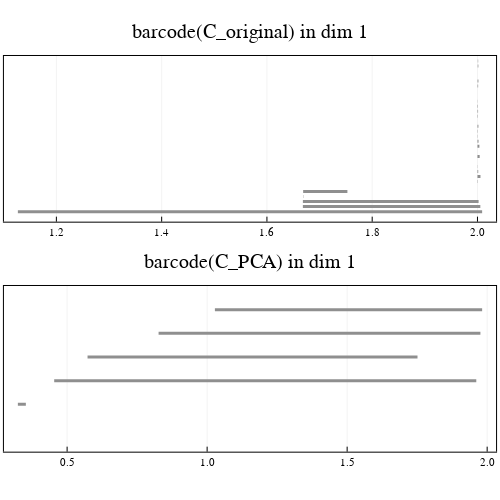

Notebook code cell kept with this figure:
### Markdown cell above
## 2(b) Observe the two VR barcodes

### Code cell
# run Eirene
C_original = eirene(D_original)
C_pca = eirene(D_pca);

# specify dimension of interest
dim = 1

# compute barcodes
barcode_orig = barcode(C_original, dim = dim)
barcode_pca = barcode(C_pca, dim = dim)

# plot two barcodes
p1 = plot_barcode(barcode_orig, title = "barcode(C_original) in dim 1", lw = 3)
p2 = plot_barcode(barcode_pca, title = "barcode(C_PCA) in dim 1", lw = 3)
plot(p1, p2, layout = grid(2,1), size = (500, 500))

### Figure 1 — Plotly figure (JSON) as saved in the notebook; plotly's stock layout.template omitted (floating-point values rounded to 4 significant figures)
{"data": [{"colorbar": {"title": ""}, "hoverinfo": "text", "legendgroup": "y1", "line": {"color": "rgba(143, 143, 143, 1.000)", "dash": "solid", "shape": "linear", "width": 3}, "mode": "lines", "name": "y1", "showlegend": true, "text": ["class 31", "class 31"], "type": "scatter", "x": [1.127, 2.009], "xaxis": "x1", "y": [1, 1], "yaxis": "y1", "zmax": null, "zmin": null}, {"colorbar": {"title": ""}, "hoverinfo": "text", "legendgroup": "y2", "line": {"color": "rgba(143, 143, 143, 1.000)", "dash": "solid", "shape": "linear", "width": 3}, "mode": "lines", "name": "y2", "showlegend": true, "text": ["class 29", "class 29"], "type": "scatter", "x": [1.668, 2.005], "xaxis": "x1", "y": [2, 2], "yaxis": "y1", "zmax": null, "zmin": null}, {"colorbar": {"title": ""}, "hoverinfo": "text", "legendgroup": "y3", "line": {"color": "rgba(143, 143, 143, 1.000)", "dash": "solid", "shape": "linear", "width": 3}, "mode": "lines", "name": "y3", "showlegend": true, "text": ["class 26", "class 26"], "type": "scatter", "x": [1.668, 2.002], "xaxis": "x1", "y": [3, 3], "yaxis": "y1", "zmax": null, "zmin": null}, {"colorbar": {"title": ""}, "hoverinfo": "text", "legendgroup": "y4", "line": {"color": "rgba(143, 143, 143, 1.000)", "dash": "solid", "shape": "linear", "width": 3}, "mode": "lines", "name": "y4", "showlegend": true, "text": ["class 2", "class 2"], "type": "scatter", "x": [1.669, 1.669], "xaxis": "x1", "y": [4, 4], "yaxis": "y1", "zmax": null, "zmin": null}, {"colorbar": {"title": ""}, "hoverinfo": "text", "legendgroup": "y5", "line": {"color": "rgba(143, 143, 143, 1.000)", "dash": "solid", "shape": "linear", "width": 3}, "mode": "lines", "name": "y5", "showlegend": true, "text": ["class 3", "class 3"], "type": "scatter", "x": [1.669, 1.753], "xaxis": "x1", "y": [5, 5], "yaxis": "y1", "zmax": null, "zmin": null}, {"colorbar": {"title": ""}, "hoverinfo": "text", "legendgroup": "y6", "line": {"color": "rgba(143, 143, 143, 1.000)", "dash": "solid", "shape": "linear", "width": 3}, "mode": "lines", "name": "y6", "showlegend": true, "text": ["class 4", "class 4"], "type": "scatter", "x": [2.0, 2.0], "xaxis": "x1", "y": [6, 6], "yaxis": "y1", "zmax": null, "zmin": null}, {"colorbar": {"title": ""}, "hoverinfo": "text", "legendgroup": "y7", "line": {"color": "rgba(143, 143, 143, 1.000)", "dash": "solid", "shape": "linear", "width": 3}, "mode": "lines", "name": "y7", "showlegend": true, "text": ["class 21", "class 21"], "type": "scatter", "x": [2.0, 2.001], "xaxis": "x1", "y": [7, 7], "yaxis": "y1", "zmax": null, "zmin": null}, {"colorbar": {"title": ""}, "hoverinfo": "text", "legendgroup": "y8", "line": {"color": "rgba(143, 143, 143, 1.000)", "dash": "solid", "shape": "linear", "width": 3}, "mode": "lines", "name": "y8", "showlegend": true, "text": ["class 30", "class 30"], "type": "scatter", "x": [2.0, 2.006], "xaxis": "x1", "y": [8, 8], "yaxis": "y1", "zmax": null, "zmin": null}, {"colorbar": {"title": ""}, "hoverinfo": "text", "legendgroup": "y9", "line": {"color": "rgba(143, 143, 143, 1.000)", "dash": "solid", "shape": "linear", "width": 3}, "mode": "lines", "name": "y9", "showlegend": true, "text": ["class 22", "class 22"], "type": "scatter", "x": [2.0, 2.001], "xaxis": "x1", "y": [9, 9], "yaxis": "y1", "zmax": null, "zmin": null}, {"colorbar": {"title": ""}, "hoverinfo": "text", "legendgroup": "y10", "line": {"color": "rgba(143, 143, 143, 1.000)", "dash": "solid", "shape": "linear", "width": 3}, "mode": "lines", "name": "y10", "showlegend": true, "text": ["class 5", "class 5"], "type": "scatter", "x": [2.0, 2.0], "xaxis": "x1", "y": [10, 10], "yaxis": "y1", "zmax": null, "zmin": null}, {"colorbar": {"title": ""}, "hoverinfo": "text", "legendgroup": "y11", "line": {"color": "rgba(143, 143, 143, 1.000)", "dash": "solid", "shape": "linear", "width": 3}, "mode": "lines", "name": "y11", "showlegend": true, "text": ["class 6", "class 6"], "type": "scatter", "x": [2.0, 2.0], "xaxis": "x1", "y": [11, 11], "yaxis": "y1", "zmax": null, "zmin": null}, {"colorbar": {"title": ""}, "hoverinfo": "text", "legendgroup": "y12", "line": {"color": "rgba(143, 143, 143, 1.000)", "dash": "solid", "shape": "linear", "width": 3}, "mode": "lines", "name": "y12", "showlegend": true, "text": ["class 27", "class 27"], "type": "scatter", "x": [2.0, 2.004], "xaxis": "x1", "y": [12, 12], "yaxis": "y1", "zmax": null, "zmin": null}, {"colorbar": {"title": ""}, "hoverinfo": "text", "legendgroup": "y13", "line": {"color": "rgba(143, 143, 143, 1.000)", "dash": "solid", "shape": "linear", "width": 3}, "mode": "lines", "name": "y13", "showlegend": true, "text": ["class 7", "class 7"], "type": "scatter", "x": [2.0, 2.0], "xaxis": "x1", "y": [13, 13], "yaxis": "y1", "zmax": null, "zmin": null}, {"colorbar": {"title": ""}, "hoverinfo": "text", "legendgroup": "y14", "line": {"color": "rgba(143, 143, 143, 1.000)", "dash": "solid", "shape": "linear", "width": 3}, "mode": "lines", "name": "y14", "showlegend": true, "text": ["class 28", "class 28"], "type": "scatter", "x": [2.0, 2.004], "xaxis": "x1", "y": [14, 14], "yaxis": "y1", "zmax": null, "zmin": null}, {"colorbar": {"title": ""}, "hoverinfo": "text", "legendgroup": "y15", "line": {"color": "rgba(143, 143, 143, 1.000)", "dash": "solid", "shape": "linear", "width": 3}, "mode": "lines", "name": "y15", "showlegend": true, "text": ["class 23", "class 23"], "type": "scatter", "x": [2.0, 2.002], "xaxis": "x1", "y": [15, 15], "yaxis": "y1", "zmax": null, "zmin": null}, {"colorbar": {"title": ""}, "hoverinfo": "text", "legendgroup": "y16", "line": {"color": "rgba(143, 143, 143, 1.000)", "dash": "solid", "shape": "linear", "width": 3}, "mode": "lines", "name": "y16", "showlegend": true, "text": ["class 8", "class 8"], "type": "scatter", "x": [2.0, 2.0], "xaxis": "x1", "y": [16, 16], "yaxis": "y1", "zmax": null, "zmin": null}, {"colorbar": {"title": ""}, "hoverinfo": "text", "legendgroup": "y17", "line": {"color": "rgba(143, 143, 143, 1.000)", "dash": "solid", "shape": "linear", "width": 3}, "mode": "lines", "name": "y17", "showlegend": true, "text": ["class 9", "class 9"], "type": "scatter", "x": [2.0, 2.001], "xaxis": "x1", "y": [17, 17], "yaxis": "y1", "zmax": null, "zmin": null}, {"colorbar": {"title": ""}, "hoverinfo": "text", "legendgroup": "y18", "line": {"color": "rgba(143, 143, 143, 1.000)", "dash": "solid", "shape": "linear", "width": 3}, "mode": "lines", "name": "y18", "showlegend": true, "text": ["class 24", "class 24"], "type": "scatter", "x": [2.0, 2.002], "xaxis": "x1", "y": [18, 18], "yaxis": "y1", "zmax": null, "zmin": null}, {"colorbar": {"title": ""}, "hoverinfo": "text", "legendgroup": "y19", "line": {"color": "rgba(143, 143, 143, 1.000)", "dash": "solid", "shape": "linear", "width": 3}, "mode": "lines", "name": "y19", "showlegend": true, "text": ["class 10", "class 10"], "type": "scatter", "x": [2.0, 2.0], "xaxis": "x1", "y": [19, 19], "yaxis": "y1", "zmax": null, "zmin": null}, {"colorbar": {"title": ""}, "hoverinfo": "text", "legendgroup": "y20", "line": {"color": "rgba(143, 143, 143, 1.000)", "dash": "solid", "shape": "linear", "width": 3}, "mode": "lines", "name": "y20", "showlegend": true, "text": ["class 11", "class 11"], "type": "scatter", "x": [2.0, 2.001], "xaxis": "x1", "y": [20, 20], "yaxis": "y1", "zmax": null, "zmin": null}, {"colorbar": {"title": ""}, "hoverinfo": "text", "legendgroup": "y21", "line": {"color": "rgba(143, 143, 143, 1.000)", "dash": "solid", "shape": "linear", "width": 3}, "mode": "lines", "name": "y21", "showlegend": true, "text": ["class 12", "class 12"], "type": "scatter", "x": [2.0, 2.001], "xaxis": "x1", "y": [21, 21], "yaxis": "y1", "zmax": null, "zmin": null}, {"colorbar": {"title": ""}, "hoverinfo": "text", "legendgroup": "y22", "line": {"color": "rgba(143, 143, 143, 1.000)", "dash": "solid", "shape": "linear", "width": 3}, "mode": "lines", "name": "y22", "showlegend": true, "text": ["class 13", "class 13"], "type": "scatter", "x": [2.0, 2.001], "xaxis": "x1", "y": [22, 22], "yaxis": "y1", "zmax": null, "zmin": null}, {"colorbar": {"title": ""}, "hoverinfo": "text", "legendgroup": "y23", "line": {"color": "rgba(143, 143, 143, 1.000)", "dash": "solid", "shape": "linear", "width": 3}, "mode": "lines", "name": "y23", "showlegend": true, "text": ["class 1", "class 1"], "type": "scatter", "x": [2.0, 2.0], "xaxis": "x1", "y": [23, 23], "yaxis": "y1", "zmax": null, "zmin": null}, {"colorbar": {"title": ""}, "hoverinfo": "text", "legendgroup": "y24", "line": {"color": "rgba(143, 143, 143, 1.000)", "dash": "solid", "shape": "linear", "width": 3}, "mode": "lines", "name": "y24", "showlegend": true, "text": ["class 14", "class 14"], "type": "scatter", "x": [2.0, 2.0], "xaxis": "x1", "y": [24, 24], "yaxis": "y1", "zmax": null, "zmin": null}, {"colorbar": {"title": ""}, "hoverinfo": "text", "legendgroup": "y25", "line": {"color": "rgba(143, 143, 143, 1.000)", "dash": "solid", "shape": "linear", "width": 3}, "mode": "lines", "name": "y25", "showlegend": true, "text": ["class 15", "class 15"], "type": "scatter", "x": [2.0, 2.0], "xaxis": "x1", "y": [25, 25], "yaxis": "y1", "zmax": null, "zmin": null}, {"colorbar": {"title": ""}, "hoverinfo": "text", "legendgroup": "y26", "line": {"color": "rgba(143, 143, 143, 1.000)", "dash": "solid", "shape": "linear", "width": 3}, "mode": "lines", "name": "y26", "showlegend": true, "text": ["class 16", "class 16"], "type": "scatter", "x": [2.0, 2.001], "xaxis": "x1", "y": [26, 26], "yaxis": "y1", "zmax": null, "zmin": null}, {"colorbar": {"title": ""}, "hoverinfo": "text", "legendgroup": "y27", "line": {"color": "rgba(143, 143, 143, 1.000)", "dash": "solid", "shape": "linear", "width": 3}, "mode": "lines", "name": "y27", "showlegend": true, "text": ["class 17", "class 17"], "type": "scatter", "x": [2.0, 2.002], "xaxis": "x1", "y": [27, 27], "yaxis": "y1", "zmax": null, "zmin": null}, {"colorbar": {"title": ""}, "hoverinfo": "text", "legendgroup": "y28", "line": {"color": "rgba(143, 143, 143, 1.000)", "dash": "solid", "shape": "linear", "width": 3}, "mode": "lines", "name": "y28", "showlegend": true, "text": ["class 18", "class 18"], "type": "scatter", "x": [2.0, 2.0], "xaxis": "x1", "y": [28, 28], "yaxis": "y1", "zmax": null, "zmin": null}, {"colorbar": {"title": ""}, "hoverinfo": "text", "legendgroup": "y29", "line": {"color": "rgba(143, 143, 143, 1.000)", "dash": "solid", "shape": "linear", "width": 3}, "mode": "lines", "name": "y29", "showlegend": true, "text": ["class 19", "class 19"], "type": "scatter", "x": [2.0, 2.001], "xaxis": "x1", "y": [29, 29], "yaxis": "y1", "zmax": null, "zmin": null}, {"colorbar": {"title": ""}, "hoverinfo": "text", "legendgroup": "y30", "line": {"color": "rgba(143, 143, 143, 1.000)", "dash": "solid", "shape": "linear", "width": 3}, "mode": "lines", "name": "y30", "showlegend": true, "text": ["class 25", "class 25"], "type": "scatter", "x": [2.0, 2.002], "xaxis": "x1", "y": [30, 30], "yaxis": "y1", "zmax": null, "zmin": null}, {"colorbar": {"title": ""}, "hoverinfo": "text", "legendgroup": "y31", "line": {"color": "rgba(143, 143, 143, 1.000)", "dash": "solid", "shape": "linear", "width": 3}, "mode": "lines", "name": "y31", "showlegend": true, "text": ["class 20", "class 20"], "type": "scatter", "x": [2.001, 2.001], "xaxis": "x1", "y": [31, 31], "yaxis": "y1", "zmax": null, "zmin": null}, {"colorbar": {"title": ""}, "hoverinfo": "text", "legendgroup": "y1", "line": {"color": "rgba(143, 143, 143, 1.000)", "dash": "solid", "shape": "linear", "width": 3}, "mode": "lines", "name": "y1", "showlegend": true, "text": ["class 1", "class 1"], "type": "scatter", "x": [0.3241, 0.3526], "xaxis": "x2", "y": [1, 1], "yaxis": "y2", "zmax": null, "zmin": null}, {"colorbar": {"title": ""}, "hoverinfo": "text", "legendgroup": "y2", "line": {"color": "rgba(143, 143, 143, 1.000)", "dash": "solid", "shape": "linear", "width": 3}, "mode": "lines", "name": "y2", "showlegend": true, "text": ["class 2", "class 2"], "type": "scatter", "x": [0.4539, 1.961], "xaxis": "x2", "y": [2, 2], "yaxis": "y2", "zmax": null, "zmin": null}, {"colorbar": {"title": ""}, "hoverinfo": "text", "legendgroup": "y3", "line": {"color": "rgba(143, 143, 143, 1.000)", "dash": "solid", "shape": "linear", "width": 3}, "mode": "lines", "name": "y3", "showlegend": true, "text": ["class 3", "class 3"], "type": "scatter", "x": [0.5729, 1.751], "xaxis": "x2", "y": [3, 3], "yaxis": "y2", "zmax": null, "zmin": null}, {"colorbar": {"title": ""}, "hoverinfo": "text", "legendgroup": "y4", "line": {"color": "rgba(143, 143, 143, 1.000)", "dash": "solid", "shape": "linear", "width": 3}, "mode": "lines", "name": "y4", "showlegend": true, "text": ["class 4", "class 4"], "type": "scatter", "x": [0.8266, 1.976], "xaxis": "x2", "y": [4, 4], "yaxis": "y2", "zmax": null, "zmin": null}, {"colorbar": {"title": ""}, "hoverinfo": "text", "legendgroup": "y5", "line": {"color": "rgba(143, 143, 143, 1.000)", "dash": "solid", "shape": "linear", "width": 3}, "mode": "lines", "name": "y5", "showlegend": true, "text": ["class 5", "class 5"], "type": "scatter", "x": [1.028, 1.982], "xaxis": "x2", "y": [5, 5], "yaxis": "y2", "zmax": null, "zmin": null}], "layout": {"annotations": [{"font": {"color": "rgba(0, 0, 0, 1.000)", "family": "sans-serif", "size": 20}, "rotation": 0, "showarrow": false, "text": "barcode(C_original) in dim 1", "x": 0.5, "xanchor": "center", "xref": "paper", "y": 1, "yanchor": "top", "yref": "paper"}, {"font": {"color": "rgba(0, 0, 0, 1.000)", "family": "sans-serif", "size": 20}, "rotation": 0, "showarrow": false, "text": "barcode(C_PCA) in dim 1", "x": 0.5, "xanchor": "center", "xref": "paper", "y": 0.5, "yanchor": "top", "yref": "paper"}], "height": 500, "margin": {"b": 20, "l": 0, "r": 0, "t": 20}, "paper_bgcolor": "rgba(255, 255, 255, 1.000)", "plot_bgcolor": "rgba(255, 255, 255, 1.000)", "showlegend": false, "width": 500, "xaxis1": {"anchor": "y1", "domain": [0.007874, 0.9921], "gridcolor": "rgba(0, 0, 0, 0.100)", "gridwidth": 0.5, "linecolor": "rgba(0, 0, 0, 1.000)", "mirror": true, "range": [1.1, 2.035], "showgrid": true, "showline": true, "showticklabels": true, "tickangle": 0, "tickcolor": "rgb(0, 0, 0)", "tickfont": {"color": "rgba(0, 0, 0, 1.000)", "family": "sans-serif", "size": 11}, "tickmode": "array", "ticks": "inside", "ticktext": ["1.2", "1.4", "1.6", "1.8", "2.0"], "tickvals": [1.2, 1.4, 1.6, 1.8, 2], "title": "", "titlefont": {"color": "rgba(0, 0, 0, 1.000)", "family": "sans-serif", "size": 15}, "type": "-", "visible": true, "zeroline": false, "zerolinecolor": "rgba(0, 0, 0, 1.000)"}, "xaxis2": {"anchor": "y2", "domain": [0.007874, 0.9921], "gridcolor": "rgba(0, 0, 0, 0.100)", "gridwidth": 0.5, "linecolor": "rgba(0, 0, 0, 1.000)", "mirror": true, "range": [0.2744, 2.032], "showgrid": true, "showline": true, "showticklabels": true, "tickangle": 0, "tickcolor": "rgb(0, 0, 0)", "tickfont": {"color": "rgba(0, 0, 0, 1.000)", "family": "sans-serif", "size": 11}, "tickmode": "array", "ticks": "inside", "ticktext": ["0.5", "1.0", "1.5", "2.0"], "tickvals": [0.5, 1, 1.5, 2], "title": "", "titlefont": {"color": "rgba(0, 0, 0, 1.000)", "family": "sans-serif", "size": 15}, "type": "-", "visible": true, "zeroline": false, "zerolinecolor": "rgba(0, 0, 0, 1.000)"}, "yaxis1": {"anchor": "x1", "domain": [0.5616, 0.9217], "gridcolor": "rgba(0, 0, 0, 0.100)", "gridwidth": 0.5, "linecolor": "rgba(0, 0, 0, 1.000)", "mirror": true, "range": [-1, 32], "showgrid": true, "showline": true, "showticklabels": true, "tickangle": 0, "tickcolor": "rgb(0, 0, 0)", "tickfont": {"color": "rgba(0, 0, 0, 1.000)", "family": "sans-serif", "size": 11}, "tickmode": "array", "ticks": "inside", "ticktext": [], "tickvals": [], "title": "", "titlefont": {"color": "rgba(0, 0, 0, 1.000)", "family": "sans-serif", "size": 15}, "type": "-", "visible": true, "zeroline": false, "zerolinecolor": "rgba(0, 0, 0, 1.000)"}, "yaxis2": {"anchor": "x2", "domain": [0.06159, 0.4217], "gridcolor": "rgba(0, 0, 0, 0.100)", "gridwidth": 0.5, "linecolor": "rgba(0, 0, 0, 1.000)", "mirror": true, "range": [-1, 6], "showgrid": true, "showline": true, "showticklabels": true, "tickangle": 0, "tickcolor": "rgb(0, 0, 0)", "tickfont": {"color": "rgba(0, 0, 0, 1.000)", "family": "sans-serif", "size": 11}, "tickmode": "array", "ticks": "inside", "ticktext": [], "tickvals": [], "title": "", "titlefont": {"color": "rgba(0, 0, 0, 1.000)", "family": "sans-serif", "size": 15}, "type": "-", "visible": true, "zeroline": false, "zerolinecolor": "rgba(0, 0, 0, 1.000)"}}}
